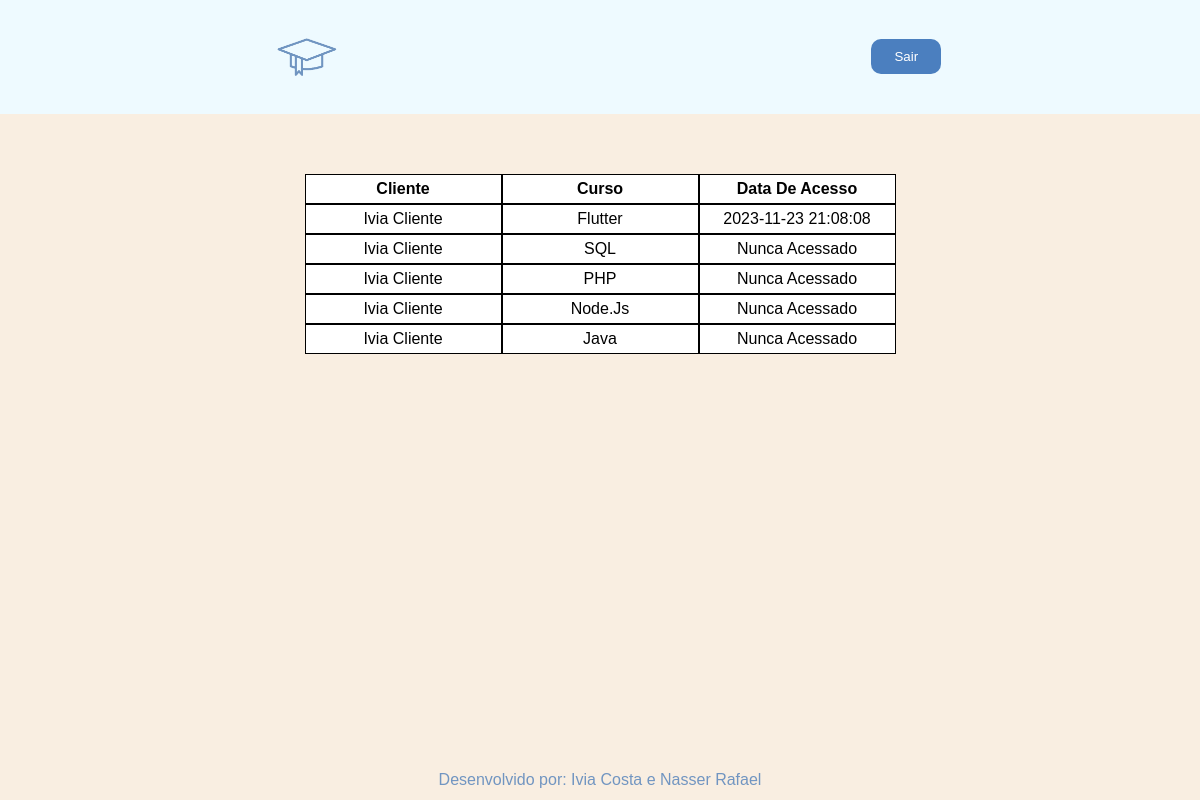
Page /Paginas/consultarAcesso.php on the committed database.
### tables this page shows
CREATE TABLE `Acesso_Realizado` (
  `id_compra` int(6) NOT NULL,
  `data_acesso` datetime DEFAULT NULL
);

CREATE TABLE `Cliente` (
  `nome` varchar(30) NOT NULL,
  `email` varchar(20) NOT NULL,
  `senha` varchar(15) NOT NULL,
  `id_Cliente` int(6) NOT NULL,
  `data_ingresso` date DEFAULT NULL
);

CREATE TABLE `Curso` (
  `nome` varchar(30) NOT NULL,
  `descricao` varchar(255) NOT NULL,
  `valor` decimal(10,2) NOT NULL,
  `duracao` decimal(10,2) NOT NULL,
  `id_curso` int(6) NOT NULL,
  `id_professor` int(6) NOT NULL
);

### funcoes.php (the view, shortened to what this page needs)
<?php
function imprimeTabela($conn, $query)
{
    $result = mysqli_query($conn, $query);
    $fields = mysqli_fetch_fields($result);
    echo "<table class='tabela'>";
    echo "<tr>";
    foreach ($fields as $field) {
        if ($field->name == "data")
        echo "<td class='dia_mes_ano'><strong>$field->name </strong></td>";
        else
        echo "<td><strong>$field->name </strong></td>";
    }
    echo "</tr>";
    $rows = mysqli_fetch_all($result, MYSQLI_ASSOC);
    foreach ($rows as $row) {
        echo "<tr>";
        foreach ($fields as $field)
            if ($field->name == "data")
            printf("<td class='dia_mes_ano'>%s</td>", $row[$field->name]);
            else if ($field->name == "Data de Acesso"){
                if (!$row[$field->name]){
                    printf("<td>Nunca acessado</td>", $row[$field->name]);
                } else
                printf("<td>%s</td>", $row[$field->name]);
            }
            else
            printf("<td>%s</td>", $row[$field->name]);
            echo "</tr>";
    }
    echo "</table>";
}
?>

### Paginas/style.css (style rules this page uses)
:root { --background-color: #F9EEE1; --main-color: #7195C1; --button-color: #4B7FBF; --text-color:#102E4A; --header-color:#EEFAFF; --white-color: #fff; }
body { background-color: var(--background-color); margin: 0px; font-family: Verdana, sans-serif; }
table { display: flex; flex-direction: row; width: 100%; justify-content: space-around; font-family: Verdana, sans-serif; margin-top: 10px; }
td { display: flex; width: 185px; background-color: var(--main-color); margin: 15px; padding: 5px; border-radius: 15px; justify-content: center; }
tr { display: flex; align-content: center; }
.body-acessos { display: flex; flex-direction: column; align-items: center; }
.tabela td, th { border: 1px solid black; text-transform: capitalize; background-color: var(--white-color); border-radius: 0%; margin: 0px; }
.tabela tr { justify-content: space-around; align-items: center; }

### rows in the picture
acesso_realizado: cliente.nome "Ivia Cliente", curso.nome "Flutter", data_acesso "2023-11-23 21:08:08"
cliente: nome "Ivia Cliente", curso.nome "SQL", value "Nunca Acessado", curso.nome "PHP", curso.nome "Node.js", curso.nome "Java"

### other values in the picture
$field->name "Cliente"
$field->name "Curso"
$field->name "Data De Acesso"
